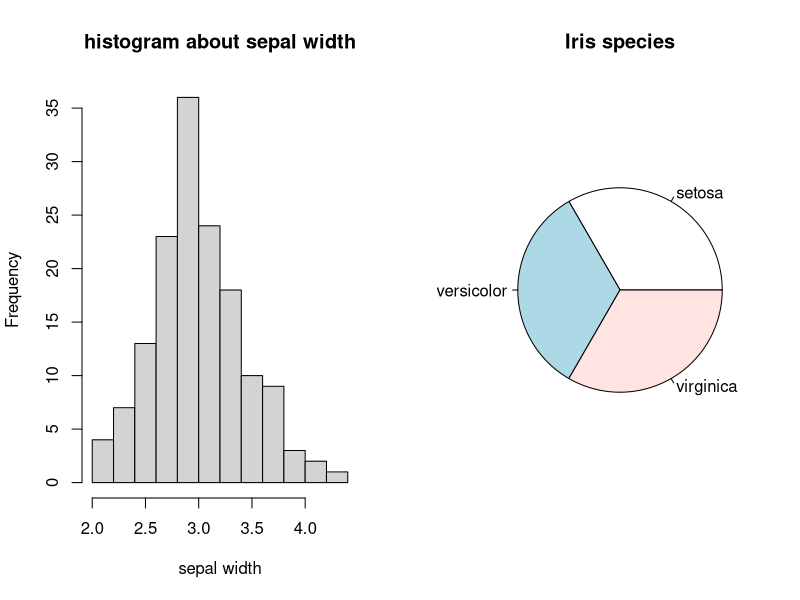

This figure's R source:
# Two plot on the same window 
par(mfrow = c(1,2))
# Histogram 
data <- iris
hist(data[,2], main = "histogram about sepal width", xlab = "sepal width", ylab = "Frequency")
# Pie chart
classes <- summary(data[,5])
pie(classes, main = "Iris species")
